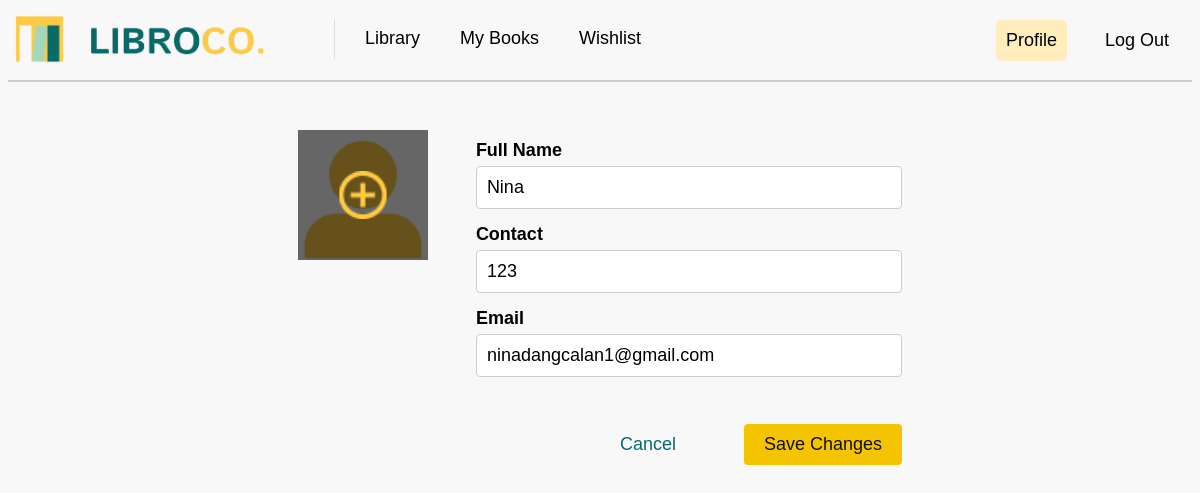
The app's page /edit_reader_profile (signed in) with its own data.
### tables this page shows
CREATE TABLE "users" (
	"user_id"	INTEGER PRIMARY KEY AUTOINCREMENT,
	"user_name"	TEXT,
	"user_email"	TEXT,
	"user_password"	TEXT UNIQUE,
	"user_contact"	TEXT,
	"user_code"	TEXT
);

### app.py (the view, shortened to what this page needs)
@app.route("/edit_reader_profile", methods=["GET", "POST"])
def edit_reader_profile():
    if 'user_id' not in session:
        flash("Please log in first.")
        return redirect(url_for("login"))
    user_id = session['user_id']
    if user_id == 1:
        flash("Librarians cannot edit reader profiles.")
        return redirect(url_for("reader_profile"))
    uploadfolder = os.path.join('static', 'images')
    if not os.path.exists(uploadfolder):
        os.makedirs(uploadfolder)
    sql = """
        SELECT u.user_name, u.user_email, u.user_contact, p.user_image
        FROM users u
        LEFT JOIN profileimages p ON u.user_id = p.user_id
        WHERE u.user_id = ?
    """
    user_data = getprocess(sql, (user_id,))
    if user_data:
        user = user_data[0]
        user_data = {
            "full_name": user["user_name"],
            "email": user["user_email"],
            "contact": user["user_contact"],
            "user_image": user["user_image"] if user["user_image"] else 'static/images/default_profile.png'
        }
        return render_template("reader-editprofile.html", user=user_data)
    else:
        flash("Error loading profile.")
        return redirect(url_for("reader_profile"))

### app.py (called while the page is built)
@app.before_request
def before_request():
    print("Session data:", session)

### dbhelper.py (called while the page is built)
def getprocess(sql: str, params: tuple = ()) -> list:
    try:
        db = connect(database, timeout=30, check_same_thread=False)  # Adding timeout and thread safety
        db.row_factory = Row  # Ensure that rows are returned as dictionaries
        cursor = db.cursor()
        cursor.execute(sql, params)
        data = cursor.fetchall()  # Fetch the data
        return data
    except Error as e:
        print(f"SQLite error: {e}")
        return []
    finally:
        db.close()  # Ensure the connection is closed

### templates/reader-editprofile.html (shortened to what this page needs)
<!DOCTYPE html>
<html lang="en">
<head>
    <link rel="stylesheet" type="text/css" href="{{ url_for('static', filename='css/mainstyle.css') }}">
    <link rel="stylesheet" type="text/css" href="{{ url_for('static', filename='css/editprofilestyles.css') }}">
</head>
<body>
    <nav>
        <a class="navbar-brand" href="{{ url_for('library') }}">
            <img class="logo" src="{{ url_for('static', filename='images/logo.png') }}" width="250" height="50" alt="LibroCo. Logo">
        </a>
        <div class="navbar-links">
            <a href="{{ url_for('library') }}">Library</a>
            <a href="{{ url_for('my_books') }}">My Books</a>
            <a href="{{ url_for('wishlist') }}">Wishlist</a>
        </div>
        <div class="navbar-right">
            <a href="{{ url_for('reader_profile') }}" class="active">Profile</a>
            <a href="{{ url_for('logout') }}">Log Out</a>
        </div>
    </nav>
    <div class="divider"></div>
    <div class="profile_editcontainer">
        <div class="profile_image">
            <label for="user_image">
                <div class="overlay_wrapper">
                    <div class="image_overlay">
                        <img src="static/images/upload_photo.png" class="upload" />
                    </div>
                </div>
            </label>
        </div>
        <form class="profile_form" method="POST" action="{{ url_for('edit_reader_profile') }}" enctype="multipart/form-data"
            novalidate>
            <label for="full_name">Full Name</label>
            <input type="text" id="full_name" name="full_name" value="{{ user['full_name'] }}">
            <label for="contact">Contact</label>
            <input type="text" id="contact" name="contact" value="{{ user['contact'] }}">
            <label for="email">Email</label>
            <input type="email" id="email" name="email" value="{{ user['email'] }}">
            <div class="button_group">
                <a href="{{ url_for('reader_profile') }}">
                    <button type="button" class="cancel_button">Cancel</button>
                </a>
                <button type="submit" class="save_button">Save Changes</button>
            </div>
        </form>
    </div>
</body>
</html>

### static/css/mainstyle.css (style rules this page uses)
.navbar-right a { transition: background-color 0.3s ease; margin-right: 8px; margin-top: 2px; }
body { background: #f8f8f8; background-repeat: no-repeat; background-attachment: fixed; background-size: 100% 100%; font-family: 'Istok Web', sans-serif; }
.logo { margin: -9px; margin-right: 0; margin-left: -9px; margin-top: -9px; }
nav { display: flex; justify-content: flex-start; align-items: center; padding: 5px; background-color: #f8f8f8; font-size: 18px; }
.navbar-brand { display: flex; align-items: center; text-decoration: none; color: black; margin-right: 40px; }
.navbar-links { display: flex; margin-top: -1px; margin-left: 0%; gap: 20px; font-size: 18px; }
.navbar-right { display: flex; margin-left: auto; gap: 20px; }
nav a { text-decoration: none; color: black; padding: 10px; font-family: Arial, Helvetica, sans-serif; transition: background-color 0.3s ease; }
.active { background-color: #ffedbd; border-radius: 5px; font-weight: normal; }
.divider { width: auto; height: 2px; background-color: #ccc; margin-top: 10px; margin-left: fixed; }

### static/css/editprofilestyles.css (style rules this page uses)
.profile_editcontainer { margin-top: 3rem; display: flex; justify-content: center; align-items: flex-start; width: 60%; margin-left: auto; margin-right: auto; box-sizing: border-box; }
.profile_image { width: 150px; height: 150px; position: relative; display: flex; justify-content: center; align-items: center; overflow: hidden; }
.profile_image img { object-fit: cover; width: 100%; height: 100%; }
.profile_form { display: flex; flex-direction: column; width: 60%; margin-left: 3rem; padding: 10px 0; box-sizing: border-box; }
.profile_form label { margin-bottom: 5px; font-size: 18px; text-align: left; width: 100%; font-weight: bold; }
.profile_form input { width: 100%; padding: 10px; font-size: 18px; margin-bottom: 15px; border: 1px solid #ccc; border-radius: 4px; box-sizing: border-box; }
.button_group { margin-top: 2rem; display: flex; justify-content: flex-end; width: 100%; gap: 3rem; }
.cancel_button, .save_button { padding: 10px 20px; font-size: 18px; border: none; border-radius: 4px; cursor: pointer; }
.cancel_button { background-color: transparent; color: #066A69; font-weight: normal; }
.save_button { background-color: #f5c400; color: #111010; font-weight: normal; }
.overlay_wrapper { position: relative; width: 100%; height: 100%; }
.profile_image { position: relative; height: 8.125rem; width: 8.125rem; display: flex; justify-content: center; align-items: center; overflow: hidden; }
.image_overlay { position: absolute; top: 0; left: 0; width: 100%; height: 100%; background-color: rgba(0, 0, 0, 0.6); display: flex; justify-content: center; align-items: center; cursor: pointer; z-index: 10; }
.upload { width: 3rem !important; height: 3rem !important; object-fit: contain; display: block; }
.image_overlay::before { color: white; font-size: 1.5rem; font-weight: bold; }

### records on screen
users: full_name "Nina", contact "123", email "ninadangcalan1@gmail.com"
